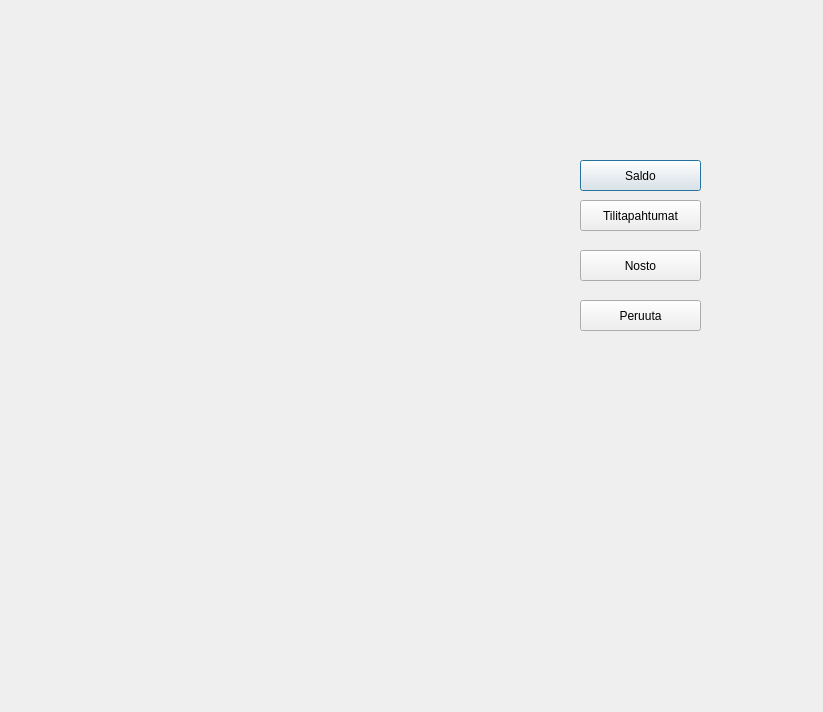
<?xml version="1.0" encoding="UTF-8"?>
<ui version="4.0">
 <class>Paasivu</class>
 <widget class="QDialog" name="Paasivu">
  <property name="geometry">
   <rect>
    <x>0</x>
    <y>0</y>
    <width>823</width>
    <height>712</height>
   </rect>
  </property>
  <property name="windowTitle">
   <string>Dialog</string>
  </property>
  <widget class="QPushButton" name="pushButton_Saldo">
   <property name="geometry">
    <rect>
     <x>580</x>
     <y>160</y>
     <width>121</width>
     <height>31</height>
    </rect>
   </property>
   <property name="text">
    <string>Saldo</string>
   </property>
  </widget>
  <widget class="QPushButton" name="pushButton_Tilitapahtumat">
   <property name="geometry">
    <rect>
     <x>580</x>
     <y>200</y>
     <width>121</width>
     <height>31</height>
    </rect>
   </property>
   <property name="text">
    <string>Tilitapahtumat</string>
   </property>
  </widget>
  <widget class="QPushButton" name="pushButton_Nosto">
   <property name="geometry">
    <rect>
     <x>580</x>
     <y>250</y>
     <width>121</width>
     <height>31</height>
    </rect>
   </property>
   <property name="text">
    <string>Nosto</string>
   </property>
  </widget>
  <widget class="QPushButton" name="pushButton_Peruuta">
   <property name="geometry">
    <rect>
     <x>580</x>
     <y>300</y>
     <width>121</width>
     <height>31</height>
    </rect>
   </property>
   <property name="text">
    <string>Peruuta</string>
   </property>
  </widget>
 </widget>
 <resources/>
 <connections/>
</ui>
